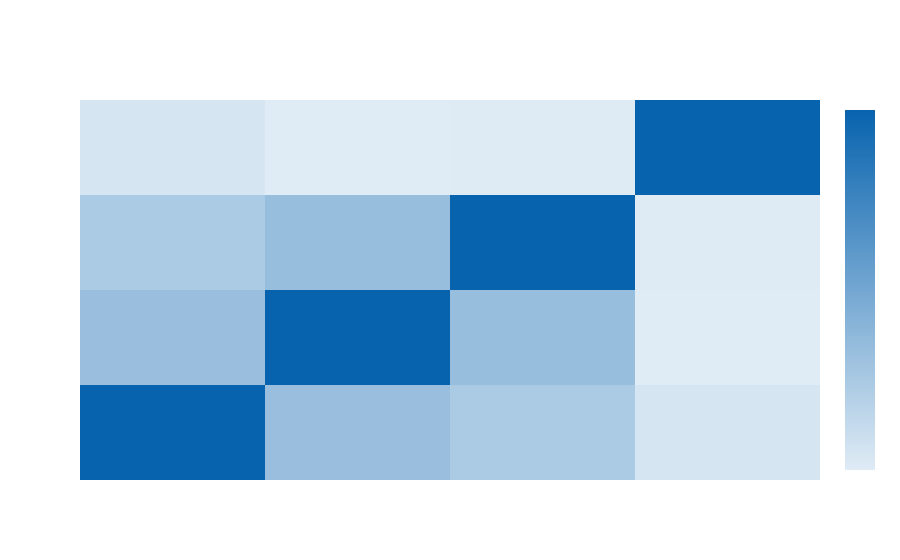

Source (notebook cell):
### Code cell
###NO
import plotly.graph_objects as go
labels1=corr_1.columns
fig = go.Figure(go.Heatmap(
    z= mxcno,
    x=labels1,
    y=labels1,
    colorscale= [
        [0, 'rgb(223,235,245)'],        #0
       
        [1., 'rgb(8,99,174)'],             #100000

    ],
    colorbar= dict(
        tick0= 0,
        tickmode= 'array',
        tickvals= [0, 1000, 10000, 100000]
    )
))

fig.update_layout(yaxis={'visible': False, 'showticklabels': False})
fig.update_layout(xaxis={'visible': False, 'showticklabels': False})


fig.show()

### Figure 1 — Plotly figure (JSON) as saved in the notebook; plotly's stock layout.template omitted (floating-point values rounded to 4 significant figures)
{"data": [{"colorbar": {"tick0": 0, "tickmode": "array", "tickvals": [0, 1000, 10000, 100000]}, "colorscale": [[0, "rgb(223,235,245)"], [1, "rgb(8,99,174)"]], "type": "heatmap", "x": ["A INNOVATION STRATEGY - 4: As a whole / in summary, the plans and governing documents we have for innovation provide the right conditions for innovation work", "B ORGANIZATION - 12: As a whole / in summary, the organization provides the right conditions for innovation work", "C INNOVATION PROJECT - 16: As a whole / in summary, there are good conditions to run innovation projects from \"ear to loaf\"", "D VALUE NETWORK - 19: As a whole / in summary, our authority has an external collaboration that creates the right conditions for innovation work"], "y": ["A INNOVATION STRATEGY - 4: As a whole / in summary, the plans and governing documents we have for innovation provide the right conditions for innovation work", "B ORGANIZATION - 12: As a whole / in summary, the organization provides the right conditions for innovation work", "C INNOVATION PROJECT - 16: As a whole / in summary, there are good conditions to run innovation projects from \"ear to loaf\"", "D VALUE NETWORK - 19: As a whole / in summary, our authority has an external collaboration that creates the right conditions for innovation work"], "z": [[1, 0.4983, 0.4388, 0.2917], [0.4983, 1, 0.5057, 0.2613], [0.4388, 0.5057, 1, 0.2638], [0.2917, 0.2613, 0.2638, 1]]}], "layout": {"autosize": true, "xaxis": {"autorange": true, "range": [-0.5, 3.5], "showticklabels": false, "type": "category", "visible": false}, "yaxis": {"autorange": true, "range": [-0.5, 3.5], "showticklabels": false, "type": "category", "visible": false}}}
